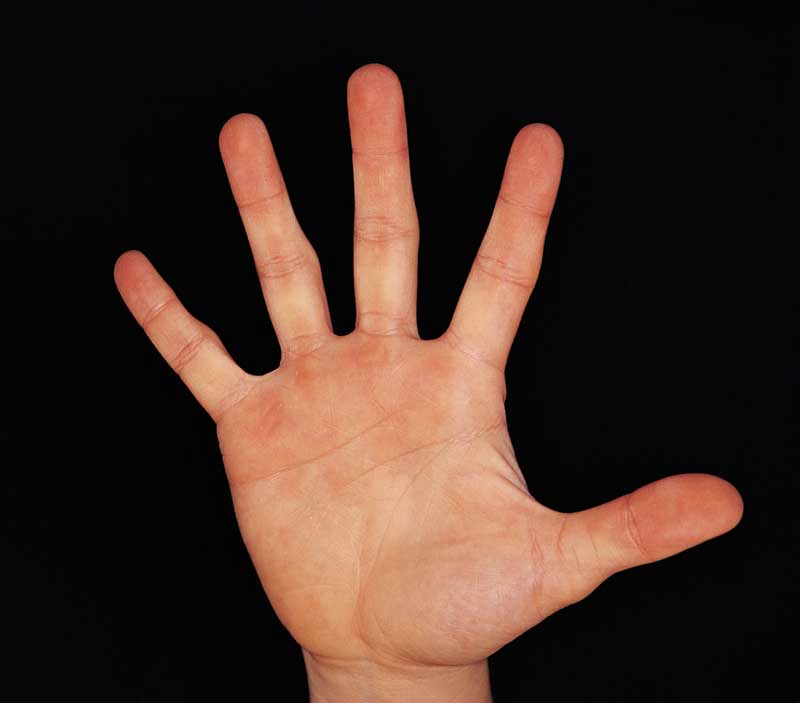
#> input picture Finding Extreme Points Contours/hand.jpg, 800 x 703 px
$ python extreme_points.py
#> lines starting #> are read from the running program, lines starting #| are printed output that depends on the picture; after the words box and inside, x2 and y2 are one past the last pixel; in counts of white or black regions, pixels touching at a corner belong together
# import the necessary packages
import cv2

# load the image, convert it to grayscale, and blur it slightly
image = cv2.imread("hand.jpg")
#> image is the input picture: shape (703, 800, 3); mean B, G, R 35.3, 44, 64.1
gray = cv2.cvtColor(image, cv2.COLOR_BGR2GRAY)
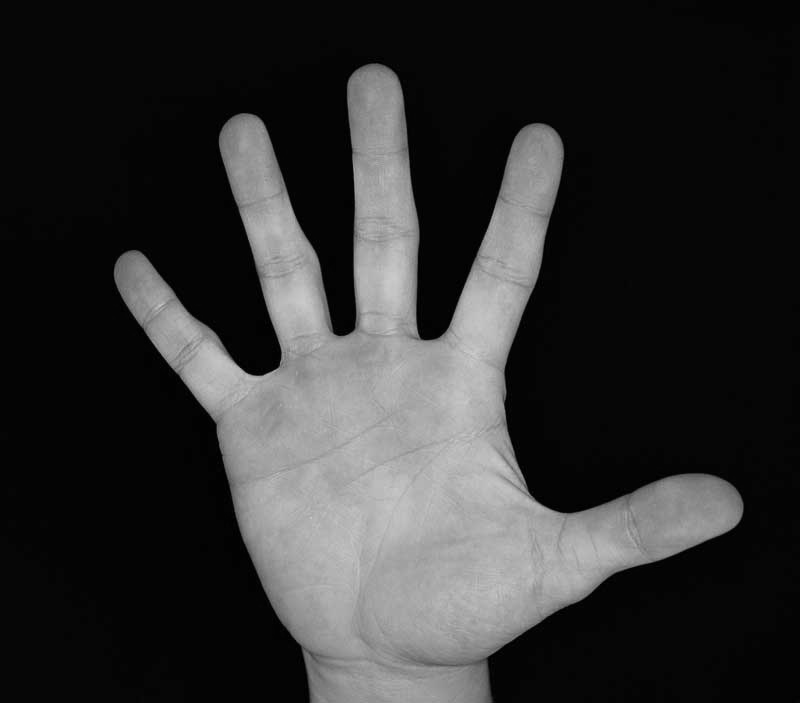
#> gray: shape (703, 800); min 0, max 205, mean 49
gray = cv2.GaussianBlur(gray, (5, 5), 0)

# threshold the image, then perform a series of erosions +
# dilations to remove any small regions of noise
thresh = cv2.threshold(gray, 45, 255, cv2.THRESH_BINARY)[1]
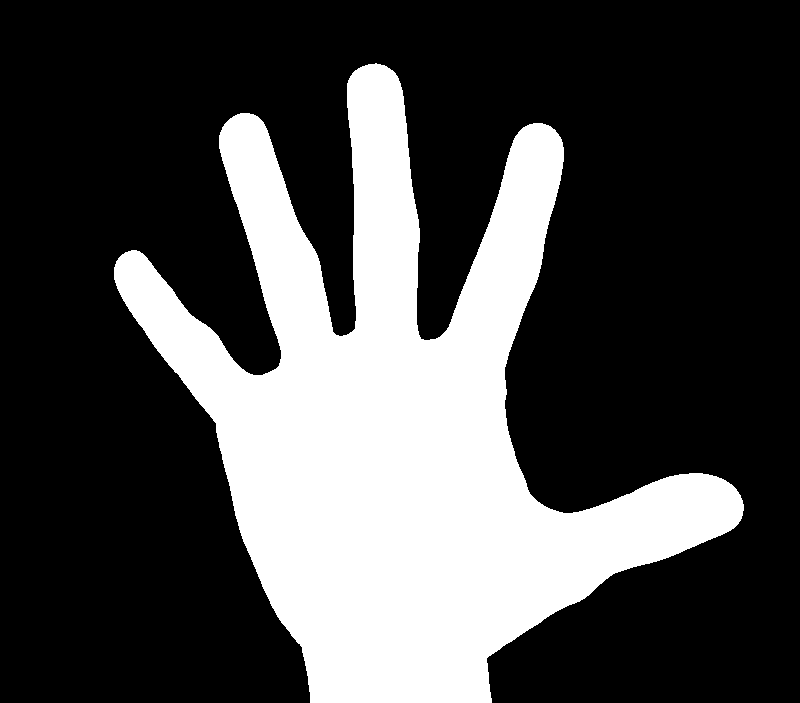
#> thresh: shape (703, 800); 28.9% white; 1 white region, box (x1, y1, x2, y2) and area: (114, 63, 744, 703) 162494
thresh = cv2.erode(thresh, None, iterations=2)
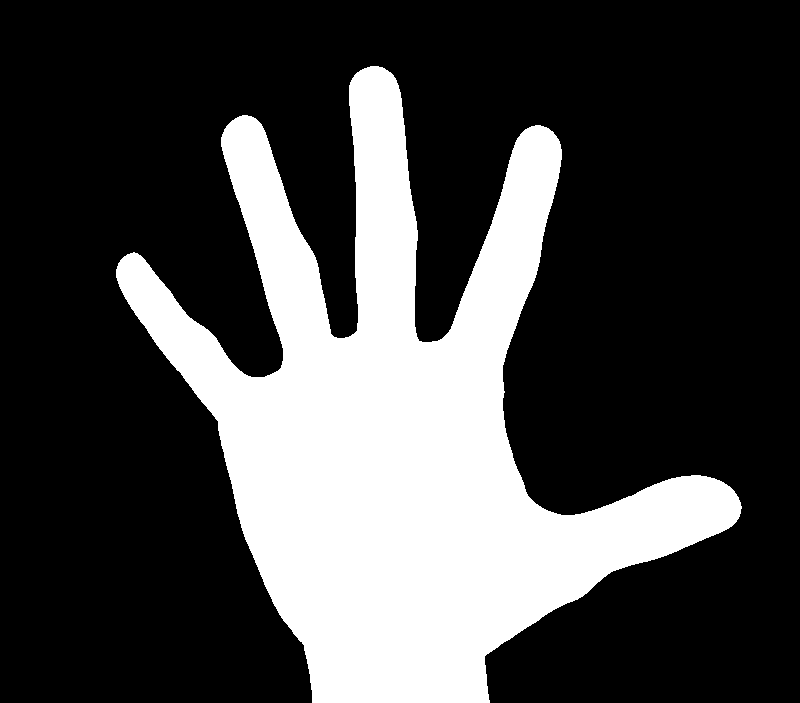
#> thresh: shape (703, 800); 27.5% white; 1 white region, box (x1, y1, x2, y2) and area: (116, 66, 742, 703) 154804
thresh = cv2.dilate(thresh, None, iterations=2)
#> thresh: shape (703, 800); 28.9% white; 1 white region

cv2.imshow("thresh", thresh)
cv2.waitKey(0)

def grab_contours(cnts):
	# if the length of the contours tuple is '2'
	if len(cnts) == 2:
		cnts = cnts[0]
	# if the length of the contours tuple is '3'
	elif len(cnts) == 3:
		cnts = cnts[1]
	else:
		raise Exception('The length of the contour must be 2 or 3.')
	return cnts

# find contours in thresholded image, then grab the largest
# one
cnts = cv2.findContours(thresh.copy(), cv2.RETR_EXTERNAL,
	cv2.CHAIN_APPROX_SIMPLE)
#> cnts = 1 contour; box (x1, y1, x2, y2) and area: (114, 64, 744, 703) 160968
cnts = grab_contours(cnts)
c = max(cnts, key=cv2.contourArea)
#> c = contour of 1416 points, box (x1, y1, x2, y2) (114, 64, 744, 703), area 160968

# determine the most extreme points along the contour
extLeft = tuple(c[c[:, :, 0].argmin()][0])
#> extLeft = (114, 267)
extRight = tuple(c[c[:, :, 0].argmax()][0])
#> extRight = (743, 510)
extTop = tuple(c[c[:, :, 1].argmin()][0])
#> extTop = (368, 64)
extBot = tuple(c[c[:, :, 1].argmax()][0])
#> extBot = (310, 702)

# draw the outline of the object, then draw each of the
# extreme points, where the left-most is red, right-most
# is green, top-most is blue, and bottom-most is teal
cv2.drawContours(image, [c], -1, (0, 255, 255), 2)
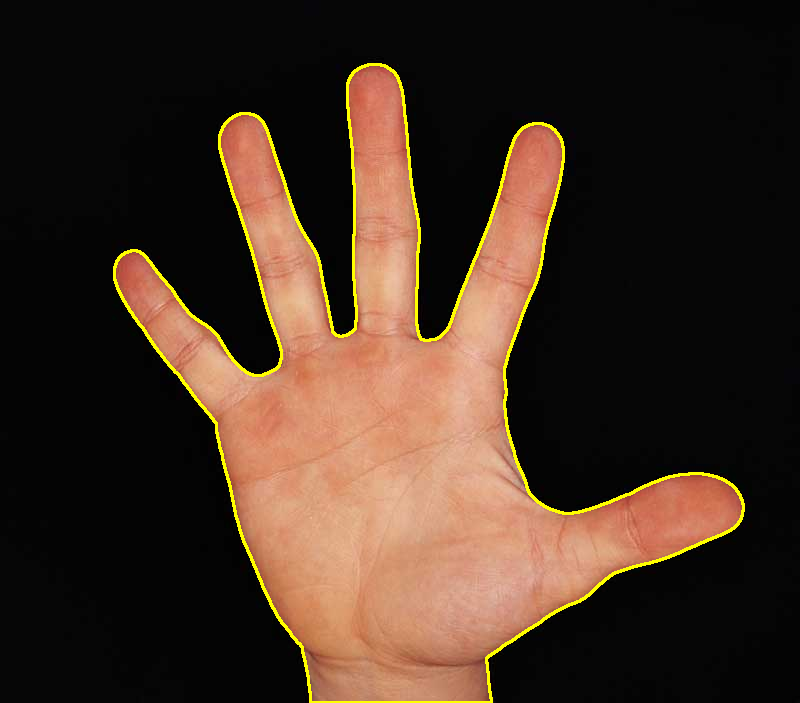
#> image: shape (703, 800, 3); 1.94% of pixels changed, all inside (x1, y1, x2, y2) = (113, 63, 745, 703)
cv2.circle(image, extLeft, 8, (0, 0, 255), -1)
#> image: shape (703, 800, 3); 0.04% of pixels changed, all inside (x1, y1, x2, y2) = (106, 259, 123, 276)
cv2.circle(image, extRight, 8, (0, 255, 0), -1)
#> image: shape (703, 800, 3); mean B, G, R 34.4, 48, 67.2
cv2.circle(image, extTop, 8, (255, 0, 0), -1)
#> image: shape (703, 800, 3); mean B, G, R 34.5, 47.9, 67.2
cv2.circle(image, extBot, 8, (255, 255, 0), -1)
#> image: shape (703, 800, 3); mean B, G, R 34.5, 48, 67.1

# show the output image
cv2.imshow("Image", image)
cv2.waitKey(0)
